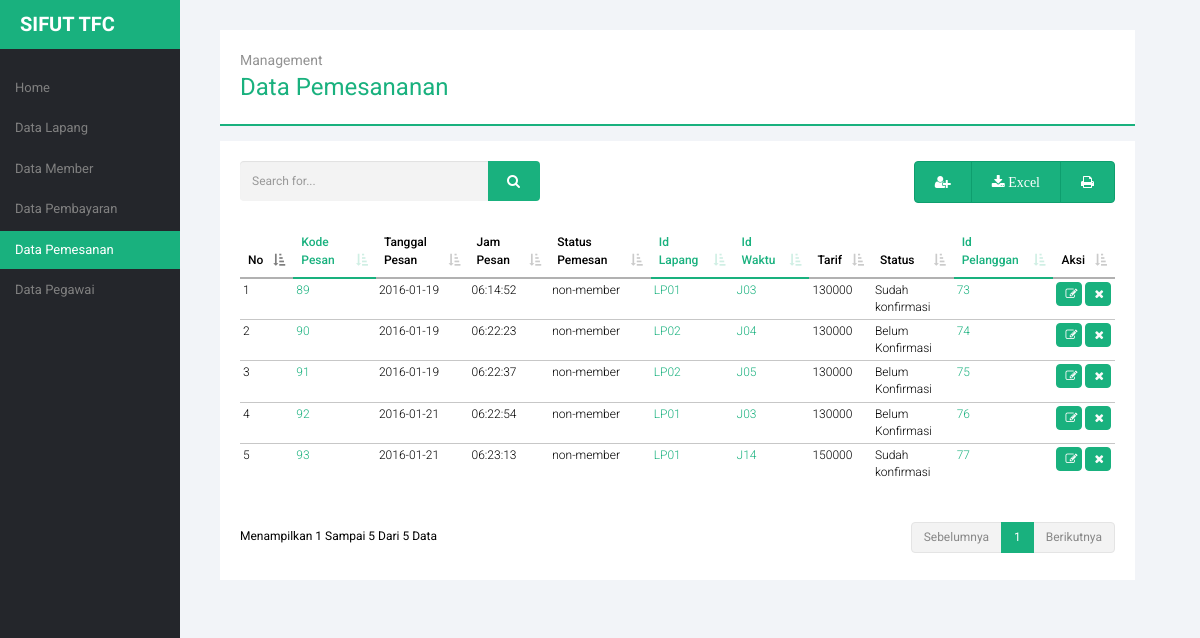
Screenshot of /pegawai/pegawai.php?module=data_pemesanan with the database file from the repository.
### tables this page shows
CREATE TABLE `pemesanan` (
  `kode_pesan` int(11) NOT NULL,
  `tanggal_pesan` date NOT NULL,
  `jam_pesan` time NOT NULL,
  `status_pemesan` varchar(30) NOT NULL,
  `id_lapang` char(8) NOT NULL,
  `id_waktu` char(8) NOT NULL,
  `tarif` int(11) NOT NULL,
  `status` varchar(20) NOT NULL,
  `id_pelanggan` int(11) NOT NULL
);

### pegawai/module_pemesanan/table/table_body.php (the view)
<?php
echo "
	<tr><td>$no</td>
     <td class='tab-col'>$tampil[kode_pesan]</td>
     		         <td>$tampil[tanggal_pesan]</td>
     		         <td>$tampil[jam_pesan]</td>
			         <td>$tampil[status_pemesan]</td>
			         <td class='tab-col'>$tampil[id_lapang]</td>
			         <td class='tab-col'>$tampil[id_waktu]</td>
			         <td>$tampil[tarif]</td>
			         <td>$tampil[status]</td>
			         <td class='tab-col'>$tampil[id_pelanggan]</td>
	 ";

### pegawai/module_pemesanan/tampil_pemesanan.php
<?php
	$tampil_admin = mysql_query("SELECT * FROM pemesanan ORDER BY kode_pesan");
?>
    <div class="title-content">
    <span>Management</span>
    data pemesananan
  </div>
  <div class="content">
    <div class="row">
      <div class="col-md-6">
        <form action="?module=data_pemesanan&act=caripemesanan" method="post">
          <div class="input-group search">
            <input name="cari" type="text" class="form-control" placeholder="Search for...">
            <span class="input-group-btn">
              <button class="btn btn-default" type="submit"><i class="fa fa-search"></i></button>
            </span>
          </div>
        </form>
      </div>
      <div class="col-md-6">
        <div class="btn-group" role="group" aria-label="fungsional">
          <a type="button" class="btn btn-default" href="#tambah_data" data-toggle="modal"><i class="fa fa-user-plus"></i></a>
          <a type="button" class="btn btn-default" href="module_pemesanan/action_pemesanan.php?module=data_pemesanan&act=export"><i class="fa fa-download"> Excel</i></a>
          <a type="button" class="btn btn-default" href="module_pemesanan/cetak_pdf.php"><i class="fa fa-print"></i></a>
        </div>
      </div>
    </div>
    <table cellpadding="0" cellspacing="0" border="0" class="table table-hover tab-mar-top" id="example">
      <?php include "table/table_header.php" ?>
          <th width="20px">Aksi</th>
        </tr>
      </thead>
      <tbody>
<?php
    $no=1;
    while ($tampil=mysql_fetch_array($tampil_admin)){
       include "table/table_body.php";
       echo "
             <td><a href='?module=data_pemesanan&act=editpemesanan&id=$tampil[kode_pesan]' class='fa fa-edit'></a>
             <a class='fa fa-remove' href=javascript:confirmdelete('$action?module=data_pemesanan&act=hapuspemesanan&id=$tampil[kode_pesan]')></a></td>
             </tr>";
      $no++;
    }
  echo "
        </tbody>
        </table>
        </div>";
?>

### assets/css/style_pegawai.css (style rules this page uses)
body { background: #24262b; font-family: 'Roboto', sans-serif; position: relative; font-size: 12px; color: black; }
body#pegawai { background: #f2f4f8; font-family: 'Roboto', sans-serif; position: relative; font-size: 12px; color: black; }
body a, body button, body div { transition:0.5s all; -webkit-transition:0.5s all; -moz-transition:0.5s all; -o-transition:0.5s all; -ms-transition:0.5s all; }
.form-control { font-size: 12px; }
.title-content { background: #FFF; padding: 20px; color: #19B17E; font-size: 24px; text-transform: capitalize; border-bottom: 2px solid #19B17E; }
.title-content span { font-size: 14px; color: #929292; display: block; }
.content { margin-top: 15px; background: white; padding: 20px; }
.search { width: 300px; }
.content .search .form-control { height: 40px; color: #777777; background-color: #F3F3F3; background-image: none; border: none; text-decoration: none; }
.content .search .btn { color:#fff; height: 40px; background-color: #19B17E; background-image: none; border: none; padding: 10px 20px; }
.btn-group { display: block; float: right; }
.btn-group .btn { background: #19B17E; padding: 10px 20px; color: #FFFFFF; border-color: #0E9E6E; }
.tab-mar-top { margin-top: 30px; }
.tab-col { color: #19B17E; font-size: 52px; }
.table>thead>tr>th { border-bottom: 2px solid #B1B1B1; }
.table>tbody>tr>td, .table>tbody>tr>th { font-weight: 300; font-size: 12px; border-top: 1px solid #C7C7C7; padding: 3px; }
.table>tbody>tr>td a.fa { width: 26px; font-size: 12px; color: #FBFBFB; background: #19B17E; padding: 5px; padding-left: 8px; border-radius: 4px; border: 1px solid #19B17E; }
.table>tfoot>tr>td, .table>tfoot>tr>th, .table>thead>tr>td, .table>thead>tr>th { font-size: 12px; font-weight: 500; border-top: 1px solid #CBD5F1; }

### rows the page displays
pemesanan: no "1", kode_pesan "89", tanggal_pesan "2016-01-19", jam_pesan "06:14:52", status_pemesan "non-member", id_lapang "LP01", id_waktu "J03", tarif "130000", status "Sudah konfirmasi", id_pelanggan "73"
pemesanan: no "2", kode_pesan "90", tanggal_pesan "2016-01-19", jam_pesan "06:22:23", status_pemesan "non-member", id_lapang "LP02", id_waktu "J04", tarif "130000", status "Belum Konfirmasi", id_pelanggan "74"
pemesanan: no "3", kode_pesan "91", tanggal_pesan "2016-01-19", jam_pesan "06:22:37", status_pemesan "non-member", id_lapang "LP02", id_waktu "J05", tarif "130000", status "Belum Konfirmasi", id_pelanggan "75"
pemesanan: no "4", kode_pesan "92", tanggal_pesan "2016-01-21", jam_pesan "06:22:54", status_pemesan "non-member", id_lapang "LP01", id_waktu "J03", tarif "130000", status "Belum Konfirmasi", id_pelanggan "76"
pemesanan: no "5", kode_pesan "93", tanggal_pesan "2016-01-21", jam_pesan "06:23:13", status_pemesan "non-member", id_lapang "LP01", id_waktu "J14", tarif "150000", status "Sudah konfirmasi", id_pelanggan "77"
